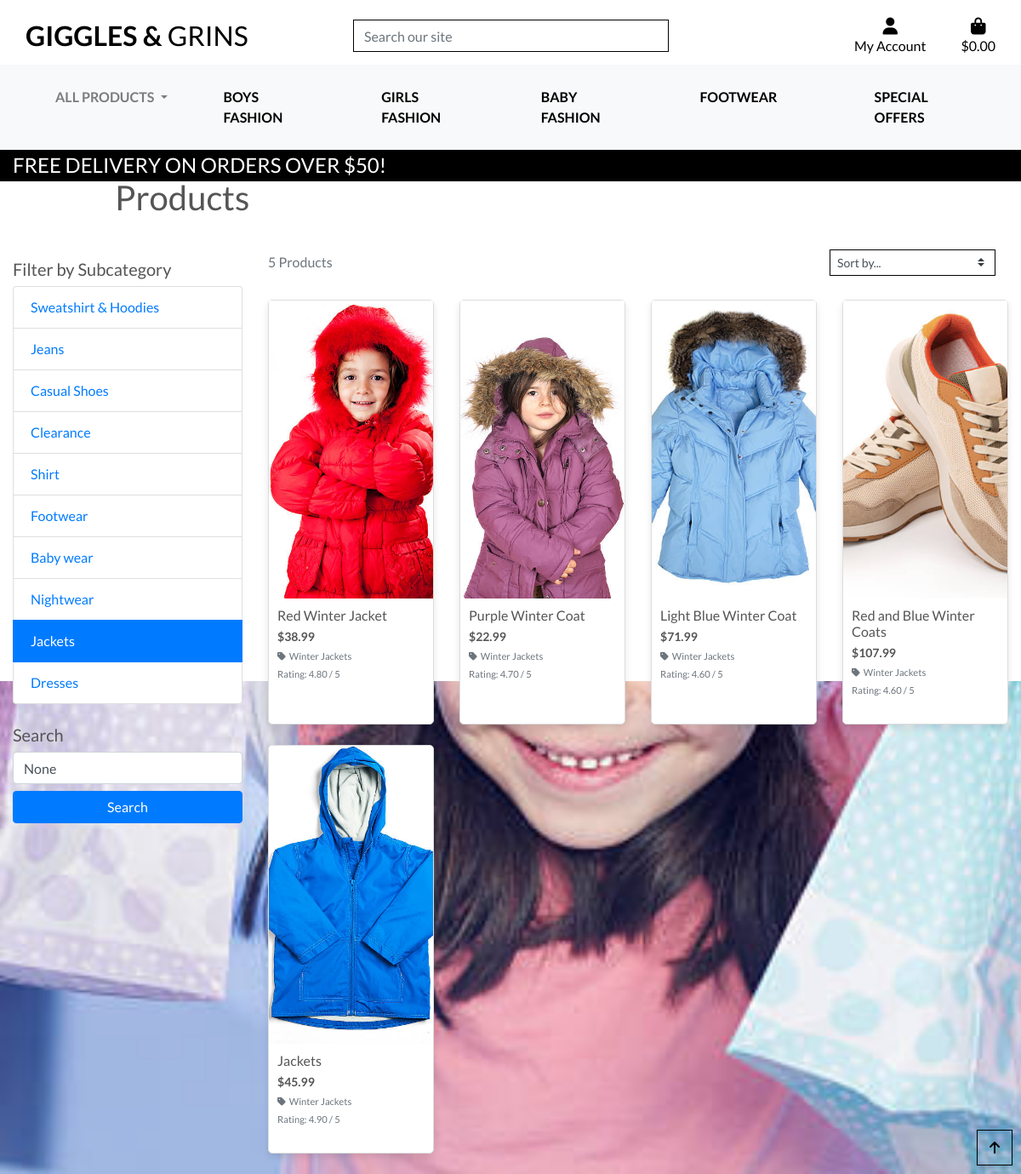
Screenshot of /products/?subcategory=Jackets with the database file from the repository.
### products/models.py (models this page shows, shortened)
class Subcategory(models.Model):
    category = models.ForeignKey(Category, on_delete=models.CASCADE, related_name="subcategories")
    name = models.CharField(max_length=254)
    friendly_name = models.CharField(max_length=255, null=True, blank=True)
    description = models.TextField(null=True, blank=True)

class Product(models.Model):
    category = models.ForeignKey('Category', null=True, blank=True, on_delete=models.SET_NULL)
    subcategory = models.ForeignKey('Subcategory', null=True, blank=True, on_delete=models.SET_NULL, related_name="products")
    sku = models.CharField(max_length=254, null=True, blank=True)
    name = models.CharField(max_length=254)
    description = models.TextField()
    has_sizes = models.BooleanField(default=False, null=True, blank=True)
    price = models.DecimalField(max_digits=6, decimal_places=2)
    rating = models.DecimalField(max_digits=6, decimal_places=2, null=True, blank=True)
    image_url = models.URLField(max_length=1024, null=True, blank=True)
    image = models.ImageField(upload_to='product_images/', blank=True, null=True)
    has_sizes = models.BooleanField(default=True)

### products/views.py (the view, shortened to what this page needs)
# urls.py: path('', views.all_products, name='products'),
def all_products(request):
    products = Product.objects.all()
    query = None
    categories = Category.objects.all()
    subcategories = Subcategory.objects.all()
    current_categories = None
    current_subcategories = None
    sort = None
    direction = None
    if request.GET:
        if 'category' in request.GET:
            current_categories = request.GET['category'].split(',')
            products = products.filter(category__name__in=[cat.strip() for cat in current_categories])
            products = products.filter(category__name__in=categories)
            categories = Category.objects.filter(name__in=categories)
        if 'subcategory' in request.GET:
            current_subcategories = request.GET['subcategory'].split(',')
            products = products.filter(subcategory__name__in=[sub.strip() for sub in current_subcategories])
    current_sorting = f'{sort}_{direction}'
    context = {
        'products': products,
        'search_term': query,
        'all_categories': categories,
        'all_subcategories': subcategories,
        'current_categories': current_categories,
        'current_subcategories': current_subcategories,
        'current_sorting': current_sorting,
    }
    return render(request, 'products/products.html', context)

### bag/contexts.py (called while the page is built, shortened)
def bag_contents(request):
    bag_items = []
    total = 0
    product_count = 0
    bag = request.session.get('bag', {})
    if total < settings.FREE_DELIVERY_THRESHOLD:
        delivery = total * Decimal(settings.STANDARD_DELIVERY_PERCENTAGE / 100)
        free_delivery_delta = settings.FREE_DELIVERY_THRESHOLD - total
    else:
        delivery = 0
        free_delivery_delta = 0
    grand_total = delivery + total
    context = {
        'bag_items': bag_items,
        'total': total,
        'product_count': product_count,
        'delivery': delivery,
        'free_delivery_delta': free_delivery_delta,
        'free_delivery_threshold': settings.FREE_DELIVERY_THRESHOLD,
        'grand_total': grand_total,
    }
    return context

### products/context_processors.py (called while the page is built)
def categories_with_subcategories(request):
    categories = Category.objects.prefetch_related("subcategories").all()
    return {"categories_with_subcategories": categories}

### products/templates/products/products.html (shortened to what this page needs)
{% extends "base.html" %}
{% load static %}
{% block page_header %}
    <div class="container header-container">
        <div class="row">
            <div class="col">
                <h1 class="my-4">Products</h1>
            </div>
        </div>
    </div>
{% endblock %}
{% block content %}
<div class="container-fluid">
    <div class="row">
        <div class="col-md-3">
            <h5 class="mt-4">Filter by Subcategory</h5>
            <ul class="list-group mb-3">
                {% for subcategory in all_subcategories %}
                <li class="list-group-item {% if subcategory.name in current_subcategories %}active{% endif %}">
                    <a href="{% url 'products' %}?subcategory={{ subcategory.name }}" class="{% if subcategory.name in current_subcategories %}text-white{% endif %}">
                        {{ subcategory.name }}
                    </a>
                </li>
                {% endfor %}
            </ul>
            <h5 class="mt-4">Search</h5>
            <form method="get" action="{% url 'products' %}">
                <input type="text" name="q" class="form-control mb-2" placeholder="Search..." value="{{ search_term }}">
                <button type="submit" class="btn btn-primary btn-block">Search</button>
            </form>
        </div>
        <div class="col-md-9">
            <div class="row mb-3">
                <div class="col-12 col-md-6 order-md-first">
                    <p class="text-muted mt-3 text-center text-md-left">
                        {{ products|length }} Products{% if search_term %} found for <strong>"{{ search_term }}"</strong>{% endif %}
                    </p>
                </div>
                <div class="col-12 col-md-6 my-auto order-md-last d-flex justify-content-center justify-content-md-end">
                    <div class="sort-select-wrapper w-50">
                        <select id="sort-selector" class="custom-select custom-select-sm rounded-0 border border-{% if current_sorting != 'None_None' %}info{% else %}black{% endif %}">
                            <option value="reset" {% if current_sorting == 'None_None' %}selected{% endif %}>Sort by...</option>
                        </select>
                    </div>
                </div>
            </div>
            <div class="row">
                {% for product in products %}
                    <div class="col-sm-6 col-md-4 col-lg-3 mb-4">
                        <div class="card h-100">
                            <a href="{% url 'product_detail' product.id %}">
                                {% if product.image %}
                                    <img class="card-img-top" src="{{ product.image.url }}" alt="{{ product.name }}">
                                {% elif product.image_url %}
                                    <img class="card-img-top" src="{{ product.image_url }}" alt="{{ product.name }}">
                                {% else %}
                                    <img class="card-img-top" src="{{ MEDIA_URL }}noimage.png" alt="{{ product.name }}">
                                {% endif %}
                            </a>
                            <div class="card-body">
                                <h5 class="card-title">{{ product.name }}</h5>
                                <p class="card-text font-weight-bold">${{ product.price }}</p>
                                {% if product.subcategory %}
                                    <p class="small mt-1 mb-0">
                                        <a class="text-muted" href="{% url 'products' %}?subcategory={{ product.subcategory.name }}">
                                            <i class="fas fa-tag mr-1"></i>{{ product.subcategory.friendly_name }}
                                        </a>
                                    </p>
                                {% elif product.category %}
                                    <p class="small mt-1 mb-0">
                                        <a class="text-muted" href="{% url 'products' %}?category={{ product.category.name }}">
                                            <i class="fas fa-tag mr-1"></i>{{ product.category.friendly_name }}
                                        </a>
                                    </p>
                                {% endif %}
                                {% if product.rating %}
                                    <p class="card-text"><small class="text-muted">Rating: {{ product.rating }} / 5</small></p>
                                {% else %}
                                    <p class="card-text"><small class="text-muted">No Rating</small></p>
                                {% endif %}
                            </div>
                        </div>
                    </div>
                {% empty %}
                    <div class="col-12">
                        <p class="text-center">No products found.</p>
                    </div>
                {% endfor %}
            </div>
        </div>
    </div>
</div>
<div class="btt-button shadow-sm rounded-0 border border-black">
    <a class="btt-link d-flex h-100">
        <i class="fas fa-arrow-up text-black mx-auto my-auto"></i>
    </a>
</div>
{% endblock %}

### static/css/base.css (style rules this page uses)
html { height: 100%; margin: 0; padding: 0; }
body { background: url('/media/bckground_img.jpg') no-repeat center center fixed; background-size: cover; background-color: #ADD8E6; color: #555; font-family: 'Lato'; height: 100vh; }
.container { margin-top: 20px; }
.text-black { color: #000 !important; }
.border-black { border: 1px solid black !important; }
.card { border: 1px solid #ddd; border-radius: 5px; box-shadow: 0 4px 8px rgba(0, 0, 0, 0.1); transition: transform 0.2s, box-shadow 0.2s; margin-bottom: 20px; }
.card-img-top { height: 350px; object-fit: cover; width: 100%; }
.card-body { padding: 10px; font-size: 14px; }
.card-title { margin-bottom: 5px; font-size: 16px; }
.card-text { margin-bottom: 5px; }
.sort-select-wrapper { display: flex; justify-content: flex-end; width: 100%; padding-right: 15px; }
#sort-selector { max-width: 200px; float: right; }
.btt-button { height: 42px; width: 42px; position: fixed; bottom: 10px; right: 10px; }
.btt-link, .update-link, .remove-item { cursor: pointer; }
@media (min-width: 1200px) { .container { max-width: 80%; } }
@media (min-width: 992px) { .header-container { padding-top: 164px; } }

### rows the page displays
Subcategory: name "Sweatshirt & Hoodies"
Subcategory: name "Jeans"
Subcategory: name "Casual Shoes"
Subcategory: name "Clearance"
Subcategory: name "Shirt"
Subcategory: name "Footwear"
Subcategory: name "Baby wear"
Subcategory: name "Nightwear"
Subcategory: name "Jackets"
Subcategory: name "Dresses"
Product: image (picture), name "Red Winter Jacket", price "38.99", subcategory.friendly_name "Winter Jackets", rating "4.80"
Product: image (picture), name "Purple Winter Coat", price "22.99", subcategory.friendly_name "Winter Jackets", rating "4.70"
Product: image (picture), name "Light Blue Winter Coat", price "71.99", subcategory.friendly_name "Winter Jackets", rating "4.60"
Product: image (picture), name "Red and Blue Winter Coats", price "107.99", subcategory.friendly_name "Winter Jackets", rating "4.60"
Product: image (picture), name "Jackets", price "45.99", subcategory.friendly_name "Winter Jackets", rating "4.90"

### other values shown
{{ free_delivery_threshold }} "50"
{{ products|length }} "5"
